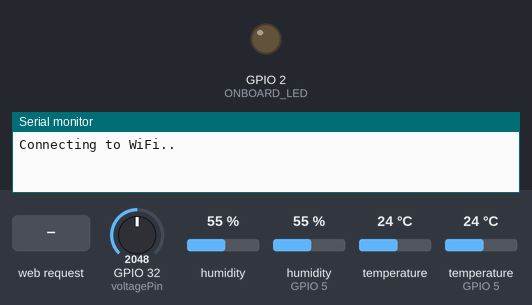
Recording of a sketch running on a simulated ESP32. Shown: output pins drawn as LEDs (lit = HIGH), the last lines printed to the serial monitor. Inputs (shaded band) come from the test bench; at power-on: GPIO 32 (voltagePin) = 2048, humidity 55 %, humidity (sensor on GPIO 5) 55 %, temperature 24 °C, temperature (sensor on GPIO 5) 24 °C. WiFi joins after 1.5 s; servers stay silent unless stated; the local clock reads 2024-03-15 10:24:30 at power-on unless the sketch sets it; storage starts empty.

Above: at 0.6 s.
At 3.2 s:
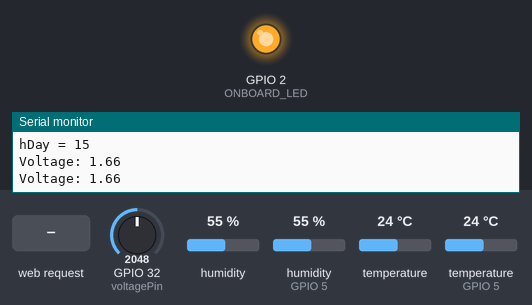
3.3 s: HTTP request GET /refresh received
4.8 s: HTTP request GET /delete received
Timing chart, 0 to 7.8 s (numbered marks = the images above; inputs shaded):
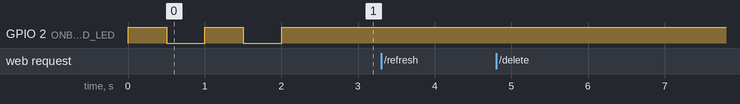

The sketch:

main.ino
```cpp
#include "WiFi.h"
#include "ESPAsyncWebServer.h"
#include <Adafruit_Sensor.h>
#include <Adafruit_BME280.h>
#include "DHT.h"
#include "SPIFFS.h"
#include "time.h"

#define DHTPIN 5
#define DHTTYPE DHT11
#define ONBOARD_LED  2
#define DATA_RECORD_SECONDS 60

AsyncWebServer server(80);
Adafruit_BME280 bme;
DHT dht(DHTPIN, DHTTYPE);
File dataFile;
int hDay = -1;
int secondsCounter = DATA_RECORD_SECONDS;

const char* ssid = "subZero";
const char* password = "nikola9696a";
const String fileName = "/data.text";
const String historyfileName = "/history.text";

const char* ntpServer = "pool.ntp.org";
const long gmtOffset_sec = 7200;
const int daylightOffset_sec = 3600;
const int voltagePin = 32;
const int currentPin = 4;

const char index_html[] PROGMEM = R"rawliteral(
<!DOCTYPE HTML>
<html id="htmlTag">
<head>
  <meta name="viewport" content="width=device-width, initial-scale=1">
  <link rel="stylesheet" href="https://use.fontawesome.com/releases/v5.7.2/css/all.css" integrity="sha384-fnmOCqbTlWIlj8LyTjo7mOUStjsKC4pOpQbqyi7RrhN7udi9RwhKkMHpvLbHG9Sr" crossorigin="anonymous">
  <style>
    html {
     font-family: Arial;
     display: inline-block;
     margin: 0px auto;
     text-align: center;
    }
    h2 { font-size: 3.0rem; }
    .p-font { font-size: 2.4rem; }
    ul {
     list-style-type: none;
     margin: 0;
     padding: 0;
     overflow: hidden;
     background-color: #333;
    }
   li {  float: left; }
   li p {
     display: block;
     color: white;
     text-align: center;
     padding: 14px 16px;
     text-decoration: none;
    }
    li p:hover {  background-color: #111; }
    .units { font-size: 1.2rem; }
    .dht-labels
    {
      font-size: 1.5rem;
      vertical-align:middle;
      padding-bottom: 15px;
    }
  </style>
</head>
<body>
  <ul>
    <li><p id="navLive">PV Station</p></li>
    <li><p id="navFile">File Data</p></li>
  </ul>
  <h2>PV Station</h2>
  <p class="p-font">
    <i class="fas fa-solar-panel" style="color:#68b0ab;"></i>
    <span class="dht-labels">PV Voltage</span>
    <span id="vpanel">%VPANEL%</span>
    <sup class="units">V</sup>
  </p>
   <p class="p-font">
    <i class="fas fa-solar-panel" style="color:#68b0ab;"></i>
    <span class="dht-labels">PV Current</span>
    <span id="cpanel">%CPANEL%</span>
    <sup class="units">A</sup>
  </p>
  <p class="p-font">
    <i class="fas fa-solar-panel" style="color:#68b0ab;"></i>
    <span class="dht-labels">PV Power</span>
    <span id="wpanel">%WPANEL%</span>
    <sup class="units">W</sup>
  </p>
  <p class="p-font">
    <i class="fas fa-solar-panel" style="color:#68b0ab;"></i>
    <i class="fas fa-thermometer-half" style="color:#68b0ab;"></i>
    <span class="dht-labels">PV Temprature</span>
    <span id="tpanel">%TPANEL%</span>
    <sup class="units">&deg;C</sup>
  </p>
  <p class="p-font">
    <i class="fas fa-temperature-high" style="color:#ff7e67;"></i>
    <span class="dht-labels">Temperature</span>
    <span id="temperature">%TEMPERATURE%</span>
    <sup class="units">&deg;C</sup>
  </p>
  <p class="p-font">
    <i class="fas fa-tint" style="color:#006a71;"></i>
    <span class="dht-labels">Humidity</span>
    <span id="humidity">%HUMIDITY%</span>
    <sup class="units">&percnt;</sup>
  </p>
  <div>
    <button id="dataPage"><b>Show File Data</b></button>
 </div>
</body>
<script>
setInterval(function ( ) {
  var xhttp = new XMLHttpRequest();
  xhttp.onreadystatechange = function() {
    if (this.readyState == 4 && this.status == 200) {
      document.getElementById("temperature").innerHTML = this.responseText;
    }
  };
  xhttp.open("GET", "/temperature", true);
  xhttp.send();
}, 1000);

setInterval(function ( ) {
  var xhttp = new XMLHttpRequest();
  xhttp.onreadystatechange = function() {
    if (this.readyState == 4 && this.status == 200) {
      document.getElementById("humidity").innerHTML = this.responseText;
    }
  };
  xhttp.open("GET", "/humidity", true);
  xhttp.send();
}, 1000);

setInterval(function ( ) {
  var xhttp = new XMLHttpRequest();
  xhttp.onreadystatechange = function() {
    if (this.readyState == 4 && this.status == 200) {
      document.getElementById("tpanel").innerHTML = this.responseText;
    }
  };
  xhttp.open("GET", "/tpanel", true);
  xhttp.send();
}, 1000);

setInterval(function ( ) {
  var xhttp = new XMLHttpRequest();
  xhttp.onreadystatechange = function() {
    if (this.readyState == 4 && this.status == 200) {
      document.getElementById("vpanel").innerHTML = this.responseText;
    }
  };
  xhttp.open("GET", "/vpanel", true);
  xhttp.send();
}, 1000);

setInterval(function ( ) {
  var xhttp = new XMLHttpRequest();
  xhttp.onreadystatechange = function() {
    if (this.readyState == 4 && this.status == 200) {
      document.getElementById("cpanel").innerHTML = this.responseText;
    }
  };
  xhttp.open("GET", "/cpanel", true);
  xhttp.send();
}, 1000);

setInterval(function ( ) {
  var xhttp = new XMLHttpRequest();
  xhttp.onreadystatechange = function() {
    if (this.readyState == 4 && this.status == 200) {
      document.getElementById("wpanel").innerHTML = this.responseText;
    }
  };
  xhttp.open("GET", "/wpanel", true);
  xhttp.send();
}, 1000);

var pageBtn = document.getElementById("dataPage");
var navLive = document.getElementById("navLive");
var navFile = document.getElementById("navFile");

pageBtn.addEventListener( "click", function() {
  window.open(location.protocol + "//" + location.host +  "/data","_self");
});

navFile.addEventListener( "click", function() {
  window.open(location.protocol + "//" + location.host +  "/data","_self");
});

navLive.addEventListener( "click", function() {
  window.open(location.protocol + "//" + location.host,"_self");
});
</script>
</html>)rawliteral";

const char data_html[] PROGMEM = R"rawliteral(
<!DOCTYPE HTML>
<html>
<head>
  <meta name="viewport" content="width=device-width, initial-scale=1">
  <link rel="stylesheet" href="https://use.fontawesome.com/releases/v5.7.2/css/all.css" integrity="sha384-fnmOCqbTlWIlj8LyTjo7mOUStjsKC4pOpQbqyi7RrhN7udi9RwhKkMHpvLbHG9Sr" crossorigin="anonymous">
  <style>
    html {
     font-family: Arial;
     display: inline-block;
     margin: 0px auto;
     text-align: center;
    }
    h2 { font-size: 3.0rem; }
    td, th {
      padding: 5px;
      border: 1px solid black;
    }
    table {
      margin-left: auto;
      margin-right: auto;
      border-collapse: collapse;
      border: 1px solid black;
    }
    ul {
      list-style-type: none;
      margin: 0;
      padding: 0;
      overflow: hidden;
      background-color: #333;
    }
    li {  float: left; }
    li p {
      display: block;
      color: white;
      text-align: center;
      padding: 14px 16px;
      text-decoration: none;
    }
    li p:hover {  background-color: #111; }
    button{ margin: 10px; }
  </style>
</head>
<body>
  <ul>
    <li><p id="navLive">Live Data</p></li>
    <li><p id="navFile">File Data</p></li>
  </ul>
  <h2>File Data</h2>
  <div>
    <button id="refreshButton"><i class="fas fa-sync" style="color:#68b0ab;"></i></button>
    <button id="deleteButton"><i class="far fa-trash-alt" style="color:#ff0000;"></i></button>
  </div>
  <p id="ptable"> </p>
  <p>
    <button id="backButton"><b>Back to Solar Data</b></button>
  </p>
</body>
<script>
var refreshBtn = document.getElementById("refreshButton");
var deleteBtn = document.getElementById("deleteButton");
var backBtn = document.getElementById("backButton");
var navLive = document.getElementById("navLive");
var navFile = document.getElementById("navFile");

refreshBtn.addEventListener( "click", function() {
  var xhttp = new XMLHttpRequest();
  xhttp.onreadystatechange = function() {
    if (this.readyState == 4 && this.status == 200) {
      document.getElementById("ptable").innerHTML = this.responseText;
    }
  };
  xhttp.open( "GET", "/refresh", true);
  xhttp.send();
});

deleteBtn.addEventListener( "click", function() {
  var xhttp = new XMLHttpRequest();
  xhttp.onreadystatechange = function() {
    if (this.readyState == 4 && this.status == 200) {
      document.getElementById("ptable").innerHTML = this.responseText;
    }
  };
  xhttp.open( "GET", "/delete", true);
  xhttp.send();
});

backBtn.addEventListener( "click", function() {
  window.open(location.protocol + "//" + location.host,"_self");
});

navFile.addEventListener( "click", function() {
  window.open(location.protocol + "//" + location.host +  "/data","_self");
});

navLive.addEventListener( "click", function() {
  window.open(location.protocol + "//" + location.host,"_self");
});
</script>
</html>)rawliteral";

// PROTOTYPES REGION --------------------------------------
void fileConfiguration();
void AddTableRowToFile();
String createHtmlTable(String hRows, String dRows);
String addTableRecord(String times, float temp, float humidity, float pt, float pv, float pa, float pw);
void printLocalTime(String hour, String date);
String getDate();
String getTime();
String replacer(const String& var);
void addContentToFile(String fName, String content);
String getFileContent(String fName);
void printFileContent();
void deleteFileContent(String fName);
void verifyFileExistence(String fName);
void verifyHistoryTime();
bool isUpdateNeeded();
String getFullTime();
float getVolage();
float getCurrent();
float getPower();
void connectionLed(int ledPin);
// PROTOTYPES REGION END ----------------------------------

void setup()
{
  pinMode(ONBOARD_LED,OUTPUT);
  Serial.begin(115200);

  bme.begin(0x76);
  dht.begin();

  WiFi.begin(ssid, password);
  while (WiFi.status() != WL_CONNECTED)
  {
    Serial.println("Connecting to WiFi..");
    connectionLed(ONBOARD_LED);
  }

  Serial.println(WiFi.localIP());
  digitalWrite (ONBOARD_LED, HIGH);

  server.on("/", HTTP_GET, [](AsyncWebServerRequest *request)
  {
    request->send_P(200, "text/html", index_html, replacer);
  });

  server.on("/data", HTTP_GET, [](AsyncWebServerRequest *request)
  {
    request->send_P(200, "text/html", data_html);
  });

  server.on("/temperature", HTTP_GET, [](AsyncWebServerRequest *request)
  {
    request->send_P(200, "text/plain", String(bme.readTemperature()).c_str());
  });

  server.on("/humidity", HTTP_GET, [](AsyncWebServerRequest *request)
  {
    request->send_P(200, "text/plain", String(bme.readHumidity()).c_str());
  });

  server.on("/vpanel", HTTP_GET, [](AsyncWebServerRequest *request)
  {
    request->send_P(200, "text/plain", String(getVolage()).c_str());
  });

  server.on("/cpanel", HTTP_GET, [](AsyncWebServerRequest *request)
  {
    request->send_P(200, "text/plain", String(getCurrent()).c_str());
  });

  server.on("/wpanel", HTTP_GET, [](AsyncWebServerRequest *request)
  {
    request->send_P(200, "text/plain", String(getPower()).c_str());
  });

  server.on("/tpanel", HTTP_GET, [](AsyncWebServerRequest *request)
  {
    request->send_P(200, "text/plain", String(dht.readTemperature()).c_str());
  });

  server.on("/refresh", HTTP_GET, [](AsyncWebServerRequest *request)
  {
    String table = createHtmlTable(getFileContent(historyfileName),getFileContent(fileName));
    Serial.println("Table Refresh");
    request->send_P(200, "text/plain", table.c_str());
  });

  server.on("/delete", HTTP_GET, [](AsyncWebServerRequest *request)
  {
    deleteFileContent(fileName);
    deleteFileContent(historyfileName);
    Serial.println("Files Deleted");
    request->send_P(200, "text/plain", String(createHtmlTable(getFileContent(historyfileName),getFileContent(fileName))).c_str());
  });

  server.begin();

  fileConfiguration();
  configTime(gmtOffset_sec, daylightOffset_sec, ntpServer);
  verifyHistoryTime();
}

void loop()
{
  if(secondsCounter == DATA_RECORD_SECONDS)
  {
    AddTableRowToFile();
    secondsCounter = 0;
  }

  while (WiFi.status() != WL_CONNECTED)
  {
    Serial.println("Connecting to WiFi..");
    connectionLed(ONBOARD_LED);
  }

  if(WiFi.status() == WL_CONNECTED)
  {
    digitalWrite (ONBOARD_LED, HIGH);
  }

  secondsCounter += 1;
  float v = getVolage();
  Serial.print("Voltage: ");
  Serial.println(v);
  delay(1000);
}

// FILE REGION -----------------------------------
void addContentToFile(String fName, String content)
{
  dataFile = SPIFFS.open(fName,"a");
  dataFile.println(content);
  dataFile.close();
}

String getFileContent(String fName)
{
  String fileData = String();
  dataFile = SPIFFS.open(fName,"r");
  while (dataFile.available())
  {
    char symbol = dataFile.read();
    fileData += symbol;
  }

  dataFile.close();
  return fileData;
}

void fileConfiguration()
{
  if(!SPIFFS.begin(true))
  {
      Serial.println("An Error has occurred while mounting SPIFFS");
      return;
  }

  verifyFileExistence(fileName);
  verifyFileExistence(historyfileName);
}

void AddTableRowToFile()
{
  if(isUpdateNeeded())
  {
    deleteFileContent(historyfileName);
    addContentToFile(historyfileName, getFileContent(fileName));
    deleteFileContent(fileName);
    verifyHistoryTime();
  }

  String row = addTableRecord(getFullTime(),bme.readTemperature(),bme.readHumidity(),dht.readTemperature(),getVolage(),getCurrent(),getPower());
  dataFile = SPIFFS.open(fileName,"a");
  dataFile.println(row);
  dataFile.close();
}

String createHtmlTable(String hRows, String dRows)
{
  String table = "<table>";
  table += "<tr>";
  table += "<th>Time</th>";
  table += "<th>Temperature</th>";
  table += "<th>Hunidity</th>";
  table += "<th>PV Temperature</th>";
  table += "<th>PV Voltage</th>";
  table += "<th>PV Current</th>";
  table += "<th>PV Power</th>";
  table += "</tr>";
  table += hRows;
  table += dRows;
  table += "</table>";

  return table;
}

String addTableRecord(String times, float temp, float humidity, float pt, float pv, float pa, float pw)
{
  String tableRow = String();
  tableRow += "<tr>";
  tableRow += "<td>";
  tableRow += times;
  tableRow += "</td>";
  tableRow += "<td>";
  tableRow += temp;
  tableRow += "<td>";
  tableRow += humidity;
  tableRow += "</td>";
  tableRow += "<td>";
  tableRow += pt;
  tableRow += "</td>";
  tableRow += "<td>";
  tableRow += pv;
  tableRow += "</td>";
  tableRow += "<td>";
  tableRow += pa;
  tableRow += "</td>";
  tableRow += "<td>";
  tableRow += pw;
  tableRow += "</td>";
  tableRow += "</tr>";
  tableRow += "\n";

  return tableRow;
}

void printFileContent()
{
  Serial.println("File Content:");
  dataFile = SPIFFS.open(fileName,"r");
  while (dataFile.available())
  {
    Serial.write(dataFile.read());
  }
  dataFile.close();
}

void deleteFileContent(String fName)
{
  dataFile = SPIFFS.open(fName,"w+");
  dataFile.close();
}

void verifyFileExistence(String fName)
{
  File file = SPIFFS.open(fName,"r");
  if (!file)
  {
    file = SPIFFS.open(fName,"w+");
    Serial.print("The File is created");
    Serial.println(fName);
  }
  else
  {
    Serial.print("FileConfiguration: File is ready - ");
    Serial.println(fName);
  }

  file.close();
}
// FILE REGION END -----------------------------------
// DATE TIME REGION ----------------------------------
void printLocalTime(String hour, String date)
{
  Serial.println(hour);
  Serial.println(date);
}

String getDate()
{
  struct tm timeinfo;
  String date = String();
  if(!getLocalTime(&timeinfo))
  {
    Serial.println("Failed to obtain time");
    return "Failed to obtain time";
  }

  date += timeinfo.tm_mday;
  date += ".";
  if(timeinfo.tm_mon<10)
  {
    date += "0";
  }
  date += timeinfo.tm_mon + 1;

  return date;
}

String getTime()
{
  struct tm timeinfo;
  String hour = String();
  if(!getLocalTime(&timeinfo))
  {
    Serial.println("Failed to obtain time");
    return "Failed to obtain time";
  }

  hour += timeinfo.tm_hour;
  hour +=":";
  if(timeinfo.tm_min < 10)
  {
    hour += "0";
  }
  hour += timeinfo.tm_min;

  return hour;
}

void verifyHistoryTime()
{
  struct tm timeinfo;
  getLocalTime(&timeinfo);
  hDay = timeinfo.tm_mday;
  Serial.print("hDay = ");
  Serial.println(hDay);
}

bool isUpdateNeeded()
{
  struct tm timeinfo;
  if(!getLocalTime(&timeinfo))
  {
    Serial.println("isUpdateNeeded: Failed to obtain time");
    return false;
  }

  if(hDay != timeinfo.tm_mday)
  {
    Serial.println("isUpdateNeeded: TRUE");
    return true;
  }
  else
  {
    return false;
  }
}

String getFullTime()
{
  String fullTime = getDate();
  fullTime += " ";
  fullTime += getTime();

  return fullTime;
}
// DATE TIME REGION END -----------------------------------

// GET PANEL DATA REGION ----------------------------------
float getVolage()
{
  int voltage = analogRead(voltagePin);
  float volts = 0.00081 * voltage;
  return volts;
}

float getCurrent()
{
  return 1.0;
}

float getPower()
{
  float voltage = getVolage();
  float current = getCurrent();
  float power = voltage * current;
  return power;
}
// GET PANEL DATA REGION END ------------------------------
String replacer(const String& var)
{
  Serial.println(var);
  if(var == "TEMPERATURE")
  {
    return String(bme.readTemperature());
  }
  else if(var == "HUMIDITY")
  {
    return String(bme.readHumidity());
  }
  else if(var == "TPANEL")
  {
    return String(dht.readTemperature());
  }
  else if(var == "CPANEL")
  {
    return String(getCurrent());
  }
  else if(var == "VPANEL")
  {
    return String(getVolage());
  }
  else if(var == "WPANEL")
  {
    return String(getPower());
  }

  return String();
}

void connectionLed(int ledPin)
{
  digitalWrite (ledPin, HIGH);
  delay(500);
  digitalWrite (ledPin, LOW);
  delay(500);
}
```
